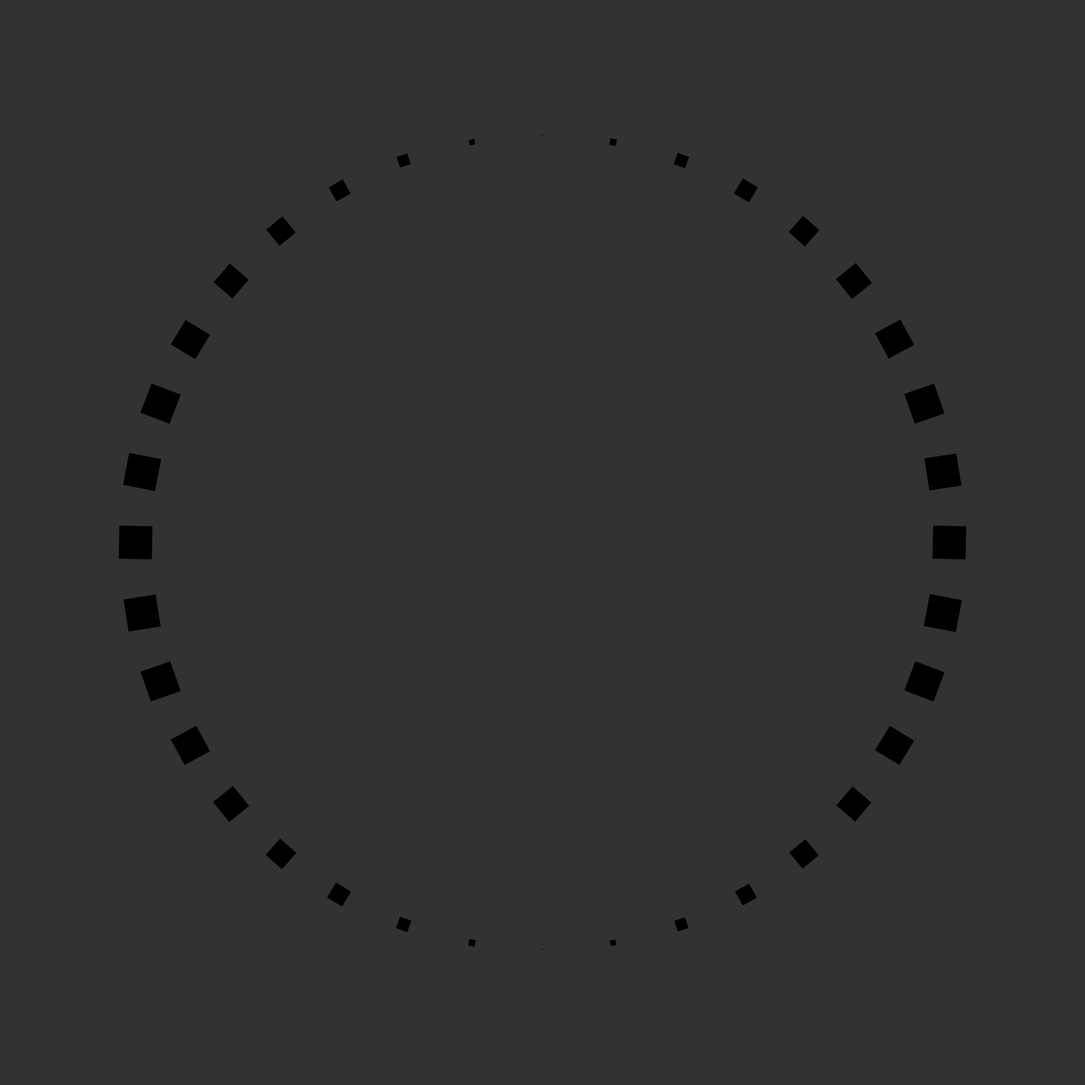
Frame 1 (no input)
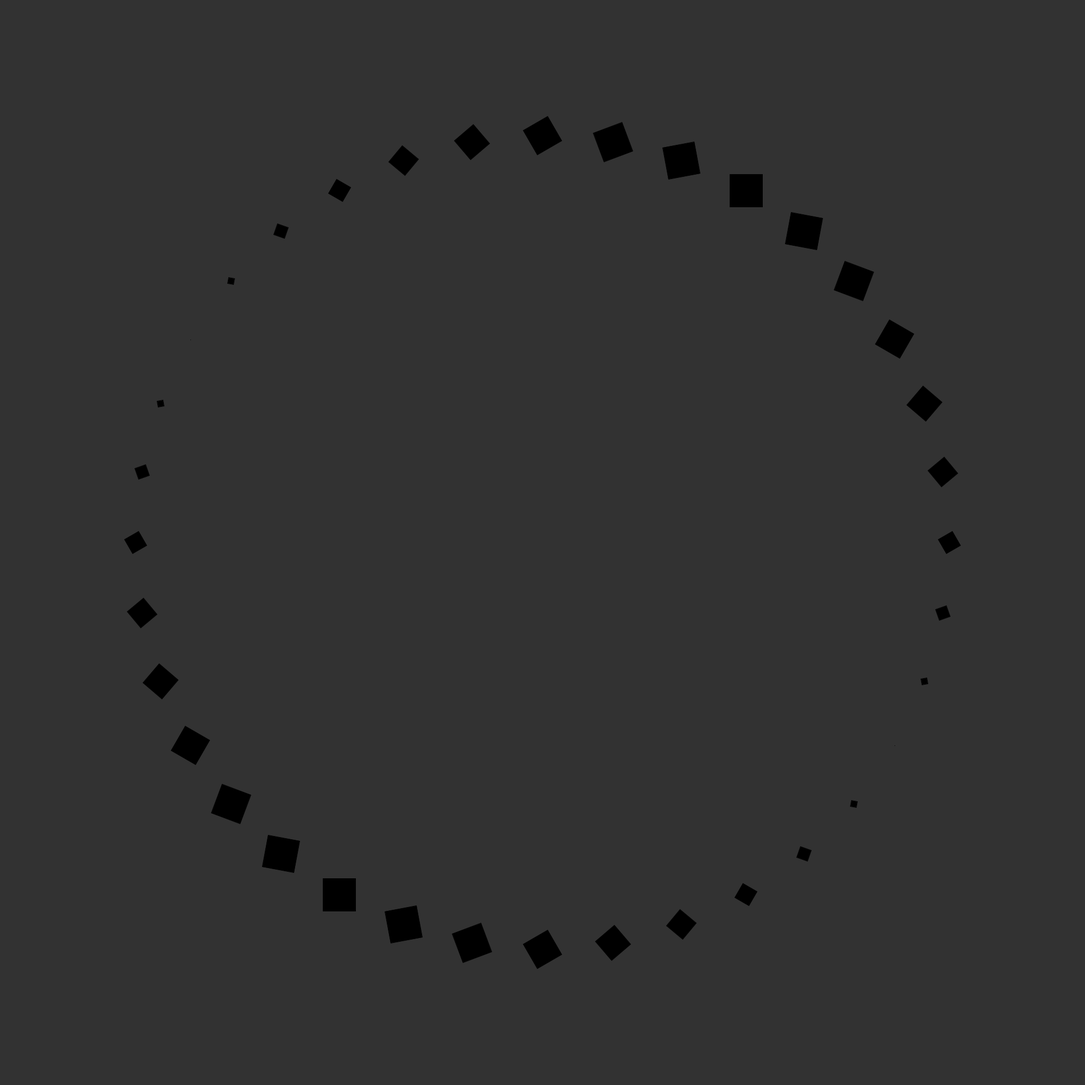
Frame 60 (the mouse pressed at the canvas centre just before this capture)
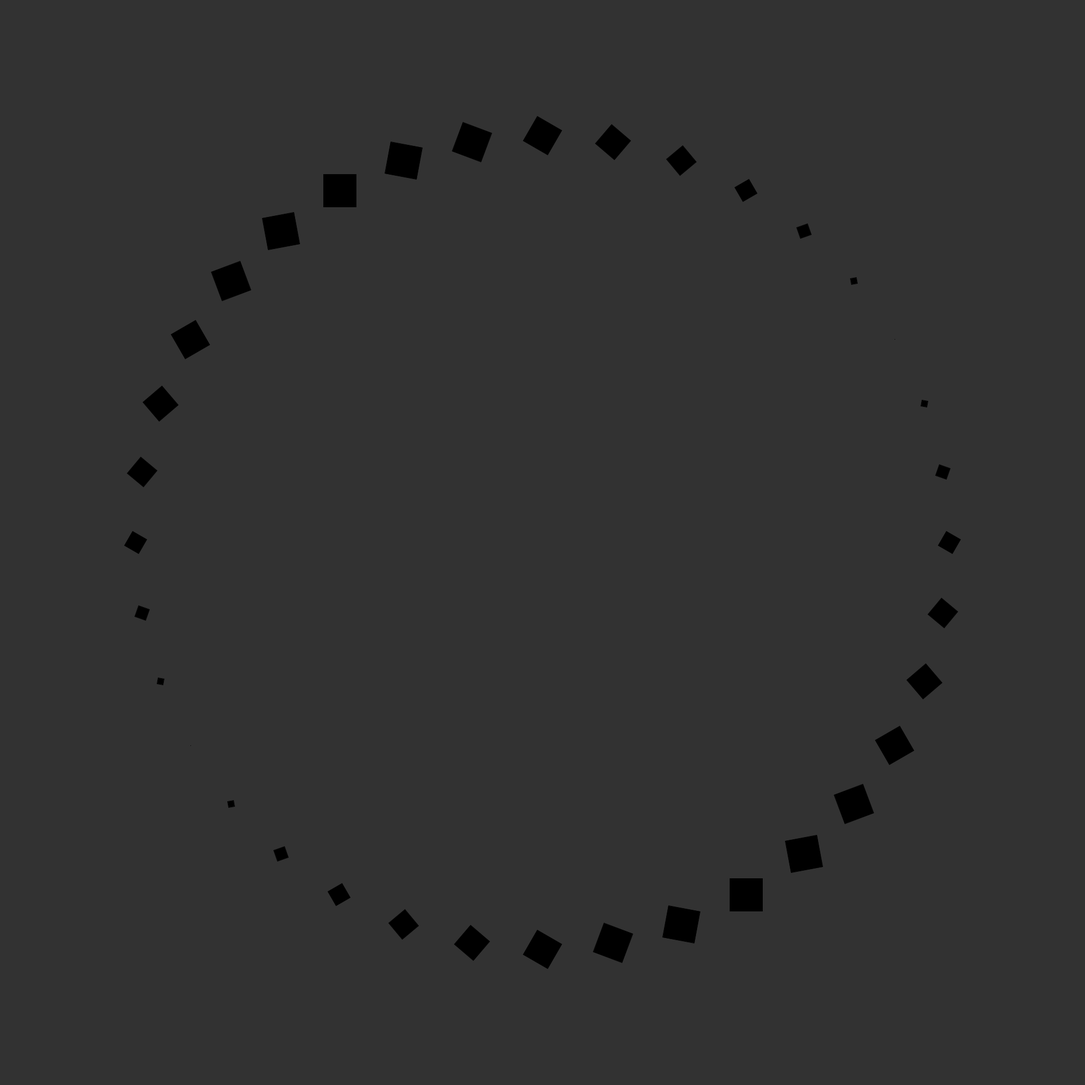
Frame 120 (the mouse held since frame 60 and released just before this capture)

The Processing sketch that drew these frames (run headless with seeded random() and noise(); from frame 60 on, the mouse is pressed at the canvas centre):

// Processing sketch: circle_of_rotating_and_expanding_squares
// ── circle_of_rotating_and_expanding_squares.pde
int default_radius = 750;
int current_iteration = 1;
int default_square_size = 30;
int step_size = 10;
PVector[] locations_by_degree = new PVector[360]; 


void setup() {
  size(2000, 2000);
  background(50);
  translate(width/2, height/2);
  rectMode(RADIUS);
  
  for (int i = 0; i < 360; i += step_size) {
    //float theta = map(i, 0, 360, -PI, PI);
    float theta = radians(i);
    float sin_theta = sin(theta);
    float cos_theta = cos(theta);
    
    int x = int(default_radius * sin_theta);
    int y = int(default_radius * cos_theta);
    int z = -int(i);
    locations_by_degree[i] = new PVector(x, y, z);
  }

  frameRate(60);
}

void draw() {
  clear();
  background(50);
  translate(width/2, height/2);
     
  for (int i = 0; i < 360; i += step_size) {
        
    PVector pv = locations_by_degree[i];
                    
    pushMatrix();
    translate(pv.x, pv.y);
    rotate(radians(pv.z + frameCount));
    fill(0);
    rect(0,0, default_square_size * sin(radians(pv.z + frameCount)), default_square_size * sin(radians(pv.z+frameCount)));
    popMatrix();
  }
  
  //print(mouseX, mouseY, "\n");
}
